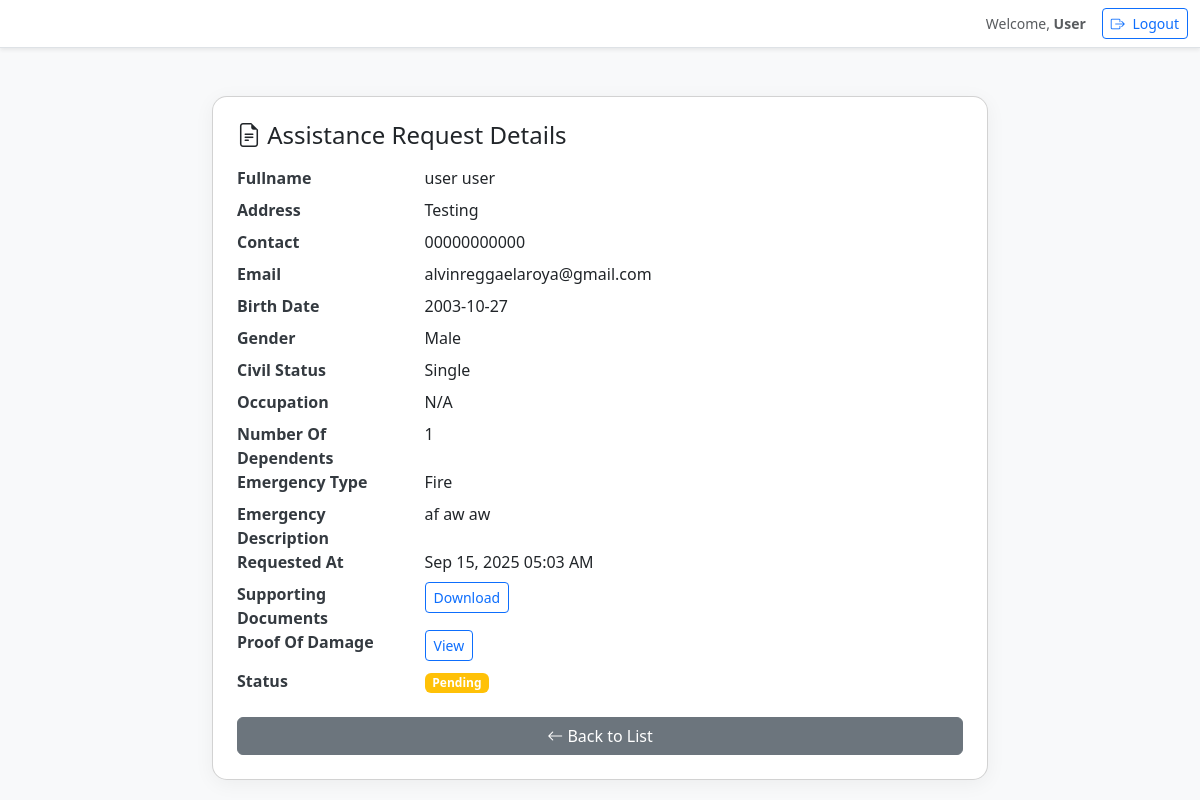
The page /assistance/view.php?id=10 on the database its author committed.
### tables this page shows
CREATE TABLE `assistance_requests` (
  `id` int(11) NOT NULL,
  `fullname` text NOT NULL,
  `address` text NOT NULL,
  `contact` text NOT NULL,
  `email` text NOT NULL,
  `birth_date` date NOT NULL,
  `gender` text NOT NULL,
  `civil_status` text NOT NULL,
  `occupation` text NOT NULL,
  `number_of_dependents` int(11) NOT NULL,
  `emergency_type` text NOT NULL,
  `emergency_description` longtext NOT NULL,
  `requested_at` timestamp NOT NULL DEFAULT current_timestamp() ON UPDATE current_timestamp(),
  `supporting_documents` blob DEFAULT NULL,
  `proof_of_damage` blob DEFAULT NULL,
  `status` text NOT NULL DEFAULT 'Pending',
  `user_id` int(11) NOT NULL
);

### assistance/view.php (the view, shortened to what this page needs)
<?php
include '../config.php';
$id = intval($_GET['id']);
$stmt = $conn->prepare("SELECT * FROM assistance_requests WHERE id = ? LIMIT 1");
$stmt->bind_param("i", $id);
$stmt->execute();
$result = $stmt->get_result();
$r = $result->fetch_assoc();
?>
<!DOCTYPE html>
<html lang="en">
<head>
    <link rel="stylesheet" href="https://cdn.jsdelivr.net/npm/bootstrap@5.3.0/dist/css/bootstrap.min.css">
    <link href="https://cdn.jsdelivr.net/npm/bootstrap-icons@1.10.5/font/bootstrap-icons.css" rel="stylesheet">
</head>
<body>
<?php include '../navbar.php'; ?>
<div class="container mt-5" style="max-width: 800px;">
    <div class="card p-4">
        <h4 class="mb-3"><i class="bi bi-file-earmark-text"></i> Assistance Request Details</h4>
        <dl class="row">
            <?php foreach ($r as $col => $val): ?>
                <?php if ($col === 'id' || $col === 'user_id') continue; ?>
                <dt class="col-sm-3 label"><?= ucwords(str_replace(['_', 'id'], [' ', 'ID'], $col)) ?></dt>
                <dd class="col-sm-9">
                    <?php
                    if ($col === 'status') {
                        echo '<span class="badge bg-'.
                            (($val ?? 'Pending') === 'Pending' ? 'warning' :
                            (($val ?? '') === 'Approved' ? 'success' :
                            (($val ?? '') === 'Declined' ? 'danger' : 'secondary')))
                        .'">'.htmlspecialchars($val ?? 'Pending').'</span>';
                    } elseif ($col === 'requested_at' && !empty($val)) {
                        echo date('M d, Y h:i A', strtotime($val));
                    } elseif ($col === 'supporting_documents') {
                        if (!empty($val)) {
                            echo '<a href="../download.php?type=document&id='.$r['id'].'" class="btn btn-sm btn-outline-primary">Download</a>';
                        } else {
                            echo '<span class="text-muted">None</span>';
                        }
                    } elseif ($col === 'proof_of_damage') {
                        if (!empty($val)) {
                            echo '<a href="../download.php?type=image&id='.$r['id'].'" class="btn btn-sm btn-outline-primary">View</a>';
                        } else {
                            echo '<span class="text-muted">None</span>';
                        }
                    } else {
                        echo htmlspecialchars($val);
                    }
                    ?>
                </dd>
            <?php endforeach; ?>
        </dl>
        <a href="index.php" class="btn btn-secondary"><i class="bi bi-arrow-left"></i> Back to List</a>
    </div>
</div>
</body>
</html>

### assistance/view.php (style rules this page uses)
body { background-color: #f8f9fa; }
.card { border-radius: 15px; box-shadow: 0 4px 20px rgba(0,0,0,0.05); }
.label { font-weight: bold; color: #343a40; }

### rows shown on the page
assistance_requests: fullname "user user", address "Testing", contact "00000000000", email "alvinreggaelaroya@gmail.com", birth_date "2003-10-27", gender "Male", civil_status "Single", occupation "N/A", number_of_dependents "1", emergency_type "Fire", emergency_description "af aw aw", requested_at "Sep 15, 2025 05:03 AM", status "Pending"

### other values the page prints
$userName "User"
str_replace(['_', 'id'], [' ', 'ID'], $col) "Fullname"
str_replace(['_', 'id'], [' ', 'ID'], $col) "Address"
str_replace(['_', 'id'], [' ', 'ID'], $col) "Contact"
str_replace(['_', 'id'], [' ', 'ID'], $col) "Email"
str_replace(['_', 'id'], [' ', 'ID'], $col) "Birth Date"
str_replace(['_', 'id'], [' ', 'ID'], $col) "Gender"
str_replace(['_', 'id'], [' ', 'ID'], $col) "Civil Status"
str_replace(['_', 'id'], [' ', 'ID'], $col) "Occupation"
str_replace(['_', 'id'], [' ', 'ID'], $col) "Number Of Dependents"
str_replace(['_', 'id'], [' ', 'ID'], $col) "Emergency Type"
str_replace(['_', 'id'], [' ', 'ID'], $col) "Emergency Description"
str_replace(['_', 'id'], [' ', 'ID'], $col) "Requested At"
str_replace(['_', 'id'], [' ', 'ID'], $col) "Supporting Documents"
str_replace(['_', 'id'], [' ', 'ID'], $col) "Proof Of Damage"
